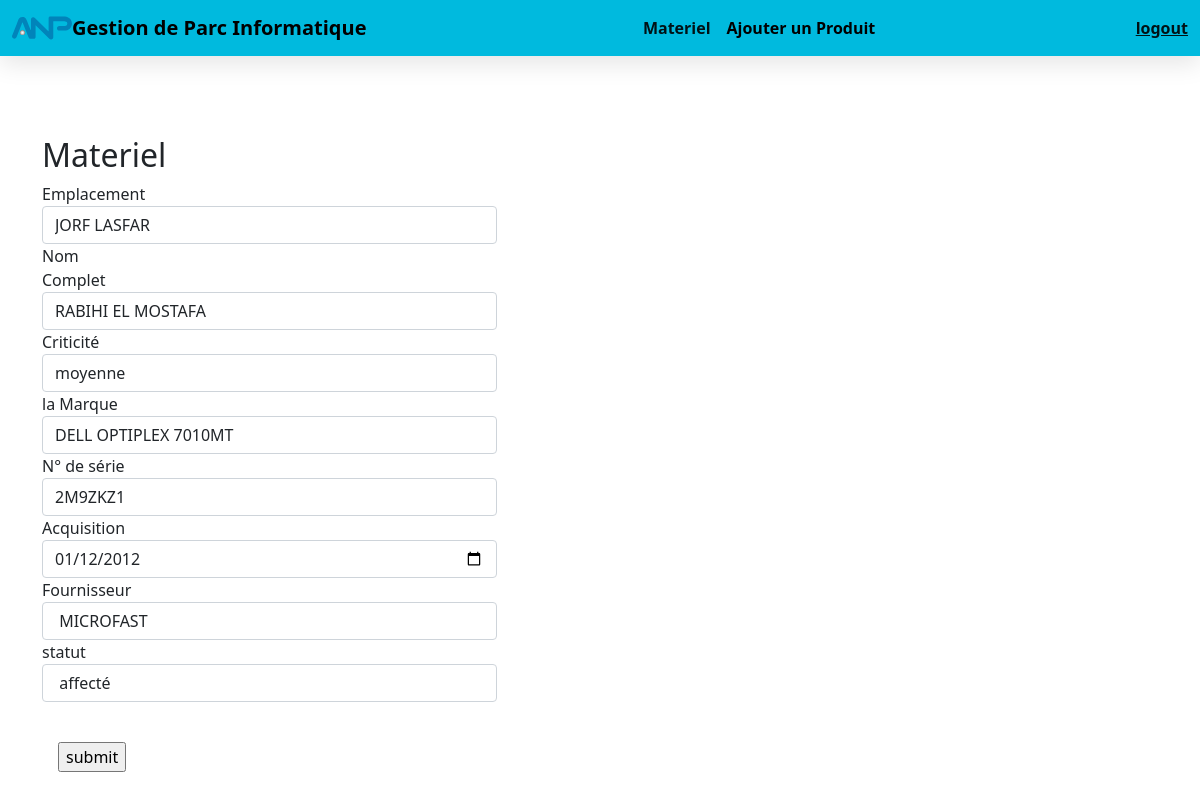
The page /update.php?id=25 on the database its author committed.
### tables this page shows
CREATE TABLE `materiel` (
  `id` int(11) NOT NULL,
  `Emplacement` varchar(255) NOT NULL,
  `Full_Name` varchar(255) NOT NULL,
  `Marque` varchar(255) NOT NULL,
  `N°_de_série` varchar(255) NOT NULL,
  `Acquisition` date NOT NULL,
  `Fournisseur` varchar(255) NOT NULL,
  `Statut` varchar(255) NOT NULL,
  `Criticité` varchar(255) NOT NULL
);

### update.php (the view, shortened to what this page needs)
<?php
 include_once 'conn.php';
 $id=$_GET['id'];
 $selsql = "SELECT * FROM materiel WHERE id=$id ";
 $res = mysqli_query($conn,$selsql);
 $r = mysqli_fetch_assoc($res);
?>
<!DOCTYPE html>
<html lang="en">
<head>
    <link href="https://cdn.jsdelivr.net/npm/bootstrap@5.1.3/dist/css/bootstrap.min.css" rel="stylesheet">
    <link rel="stylesheet" href="https://stackpath.bootstrapcdn.com/font-awesome/4.7.0/css/font-awesome.min.css">
    <link rel="stylesheet" href="style1.css">
</head>
<body>
  <?php
  include 'navbar.php';
  ?>
   <div class="container">
        <div class="row pt-4">
            <form action="" method="POST" class="form-horizontal col-md-6 pt-4">
                <h2>Materiel</h2>
                <div class="form-group">
                    <label for="input1" class="col-sm-2 control-label">Emplacement</label>
                    <div class="col-sm-10">
                        <input type="text" name="Emplacement" placeholder="" class="form-control" id="input1" value="<?php echo $r['Emplacement'] ?>">
                    </div>
                </div>
                <div class="form-group">
                    <label for="input1" class="col-sm-2 control-label">Nom Complet</label>
                    <div class="col-sm-10">
                        <input type="text" name="Full_Name" placeholder="" class="form-control" id="input1" value="<?php echo $r['Full_Name'] ?>">
                    </div>
                </div>
                <div class="form-group">
                    <label for="input1" class="col-sm-2 control-label">Criticité</label>
                    <div class="col-sm-10">
                        <input type="text" name="Criticité" placeholder="" class="form-control" id="input1" value="<?php echo $r['Criticité'] ?>">
                    </div>
                </div>
                <div class="form-group">
                    <label for="input1" class="col-sm-2 control-label">la Marque </label>
                    <div class="col-sm-10">
                        <input type="text" name="Marque" placeholder="" class="form-control" id="input1" value="<?php echo $r['Marque'] ?>">
                    </div>
                </div>
                <div class="form-group">
                    <label for="input1" class="col-sm-2 control-label">N° de série</label>
                    <div class="col-sm-10">
                        <input type="text" name="N°_de_série" placeholder="" class="form-control" id="input1" value="<?php echo $r['N°_de_série'] ?>">
                    </div>
                </div>
                <div class="form-group">
                    <label for="input1" class="col-sm-2 control-label">Acquisition</label>
                    <div class="col-sm-10">
                        <input type="date" name="Acquisition" placeholder="" class="form-control" id="input1" value="<?php echo $r['Acquisition'] ?>">
                    </div>
                </div>
                <div class="form-group">
                    <label for="input1" class="col-sm-2 control-label">Fournisseur</label>
                    <div class="col-sm-10">
                        <input type="text" name="Fournisseur" placeholder="" class="form-control" id="input1" value="<?php echo $r['Fournisseur'] ?>">
                    </div>
                </div>
                <div class="form-group">
                    <label for="input1" class="col-sm-2 control-label">statut</label>
                    <div class="col-sm-10">
                        <input type="text" name="Statut" placeholder="" class="form-control" id="input1" value="<?php echo $r['Statut'] ?>">
                    </div>
                </div>
                <div class="pt-4">
                    <input type="submit" name="submit" value="submit" class="bnt bnt-primary m-3">
                </div>
            </form>
        </div>
    </div>
</body>
</html>

### style1.css (style rules this page uses)
.container { margin-top: 2rem; background: #fff; }

### rows shown on the page
materiel: Emplacement "JORF LASFAR", Full_Name "RABIHI EL MOSTAFA", Criticité "moyenne", Marque "DELL OPTIPLEX 7010MT", value "2M9ZKZ1", Acquisition "01/12/2012", Fournisseur "MICROFAST", Statut "affecté"
